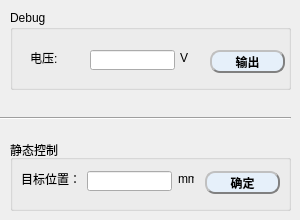
     <widget class="QWidget" name="tab">
      <property name="styleSheet">
       <string notr="true"/>
      </property>
      <attribute name="title">
       <string>调试</string>
      </attribute>
      <widget class="Line" name="line">
       <property name="geometry">
        <rect>
         <x>0</x>
         <y>110</y>
         <width>291</width>
         <height>16</height>
        </rect>
       </property>
       <property name="orientation">
        <enum>Qt::Horizontal</enum>
       </property>
      </widget>
      <widget class="QGroupBox" name="groupBox_2">
       <property name="geometry">
        <rect>
         <x>10</x>
         <y>10</y>
         <width>281</width>
         <height>80</height>
        </rect>
       </property>
       <property name="title">
        <string>Debug</string>
       </property>
       <widget class="QLabel" name="label_S_6">
        <property name="geometry">
         <rect>
          <x>20</x>
          <y>40</y>
          <width>41</width>
          <height>16</height>
         </rect>
        </property>
        <property name="text">
         <string>电压:</string>
        </property>
       </widget>
       <widget class="QLineEdit" name="le_uk">
        <property name="geometry">
         <rect>
          <x>80</x>
          <y>40</y>
          <width>85</width>
          <height>20</height>
         </rect>
        </property>
        <property name="echoMode">
         <enum>QLineEdit::Normal</enum>
        </property>
        <property name="alignment">
         <set>Qt::AlignLeading|Qt::AlignLeft|Qt::AlignVCenter</set>
        </property>
        <property name="clearButtonEnabled">
         <bool>true</bool>
        </property>
       </widget>
       <widget class="QLabel" name="label_4">
        <property name="geometry">
         <rect>
          <x>170</x>
          <y>40</y>
          <width>16</width>
          <height>16</height>
         </rect>
        </property>
        <property name="text">
         <string>V</string>
        </property>
       </widget>
       <widget class="QPushButton" name="btn_out_uk">
        <property name="geometry">
         <rect>
          <x>200</x>
          <y>40</y>
          <width>75</width>
          <height>23</height>
         </rect>
        </property>
        <property name="sizePolicy">
         <sizepolicy hsizetype="Expanding" vsizetype="Expanding">
          <horstretch>0</horstretch>
          <verstretch>0</verstretch>
         </sizepolicy>
        </property>
        <property name="styleSheet">
         <string notr="true">QPushButton{
    background-color:rgb(230, 240, 250);
    border-radius: 10px;
    border: 2px groove gray;
    border-style: outset;

    font:bold;
}

QPushButton:hover{
    background-color:white;
    color: black;
    }
QPushButton:pressed{
    background-color:rgb(85, 170, 255);
    border-style: inset;
    }</string>
        </property>
        <property name="text">
         <string>输出</string>
        </property>
       </widget>
      </widget>
      <widget class="QGroupBox" name="groupBox_3">
       <property name="geometry">
        <rect>
         <x>10</x>
         <y>140</y>
         <width>281</width>
         <height>71</height>
        </rect>
       </property>
       <property name="title">
        <string>静态控制</string>
       </property>
       <widget class="QLabel" name="label_desPosition">
        <property name="geometry">
         <rect>
          <x>11</x>
          <y>31</y>
          <width>60</width>
          <height>16</height>
         </rect>
        </property>
        <property name="text">
         <string>目标位置：</string>
        </property>
       </widget>
       <widget class="QLineEdit" name="lineEdit_desPosition">
        <property name="geometry">
         <rect>
          <x>77</x>
          <y>31</y>
          <width>85</width>
          <height>20</height>
         </rect>
        </property>
        <property name="alignment">
         <set>Qt::AlignLeading|Qt::AlignLeft|Qt::AlignVCenter</set>
        </property>
        <property name="clearButtonEnabled">
         <bool>true</bool>
        </property>
       </widget>
       <widget class="QLabel" name="label_3">
        <property name="geometry">
         <rect>
          <x>168</x>
          <y>31</y>
          <width>16</width>
          <height>16</height>
         </rect>
        </property>
        <property name="text">
         <string>mm</string>
        </property>
       </widget>
       <widget class="QPushButton" name="btn_static_comfirm">
        <property name="geometry">
         <rect>
          <x>195</x>
          <y>31</y>
          <width>75</width>
          <height>23</height>
         </rect>
        </property>
        <property name="styleSheet">
         <string notr="true">QPushButton{
    background-color:rgb(230, 240, 250);
    border-radius: 10px;
    border: 2px groove gray;
    border-style: outset;

    font:bold;
}

QPushButton:hover{
    background-color:white;
    color: black;
    }
QPushButton:pressed{
    background-color:rgb(85, 170, 255);
    border-style: inset;
    }</string>
        </property>
        <property name="text">
         <string>确定</string>
        </property>
       </widget>
      </widget>
     </widget>
